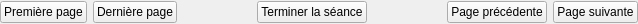
<?xml version="1.0" encoding="UTF-8"?>
<ui version="4.0">
 <class>SessionControlWidget</class>
 <widget class="QWidget" name="SessionControlWidget">
  <property name="geometry">
   <rect>
    <x>0</x>
    <y>0</y>
    <width>638</width>
    <height>24</height>
   </rect>
  </property>
  <property name="windowTitle">
   <string>Form</string>
  </property>
  <layout class="QHBoxLayout" name="horizontalLayout">
   <property name="margin">
    <number>0</number>
   </property>
   <item>
    <widget class="QPushButton" name="btnFirst">
     <property name="text">
      <string>Première page</string>
     </property>
     <property name="icon">
      <iconset resource="../ressources.qrc">
       <normaloff>:/images/first-icon.png</normaloff>:/images/first-icon.png</iconset>
     </property>
    </widget>
   </item>
   <item>
    <widget class="QPushButton" name="btnLast">
     <property name="text">
      <string>Dernière page</string>
     </property>
     <property name="icon">
      <iconset resource="../ressources.qrc">
       <normaloff>:/images/last-icon.png</normaloff>:/images/last-icon.png</iconset>
     </property>
    </widget>
   </item>
   <item>
    <spacer name="horizontalSpacer_2">
     <property name="orientation">
      <enum>Qt::Horizontal</enum>
     </property>
     <property name="sizeType">
      <enum>QSizePolicy::MinimumExpanding</enum>
     </property>
     <property name="sizeHint" stdset="0">
      <size>
       <width>40</width>
       <height>20</height>
      </size>
     </property>
    </spacer>
   </item>
   <item>
    <widget class="QPushButton" name="btnFinish">
     <property name="text">
      <string>Terminer la séance</string>
     </property>
     <property name="icon">
      <iconset resource="../ressources.qrc">
       <normaloff>:/images/checkround-icon.png</normaloff>:/images/checkround-icon.png</iconset>
     </property>
    </widget>
   </item>
   <item>
    <spacer name="horizontalSpacer">
     <property name="orientation">
      <enum>Qt::Horizontal</enum>
     </property>
     <property name="sizeType">
      <enum>QSizePolicy::MinimumExpanding</enum>
     </property>
     <property name="sizeHint" stdset="0">
      <size>
       <width>40</width>
       <height>20</height>
      </size>
     </property>
    </spacer>
   </item>
   <item>
    <widget class="QPushButton" name="btnPrevious">
     <property name="text">
      <string>Page précédente</string>
     </property>
     <property name="icon">
      <iconset resource="../ressources.qrc">
       <normaloff>:/images/leftarrow-icon.png</normaloff>:/images/leftarrow-icon.png</iconset>
     </property>
    </widget>
   </item>
   <item>
    <widget class="QPushButton" name="btnNext">
     <property name="text">
      <string>Page suivante</string>
     </property>
     <property name="icon">
      <iconset resource="../ressources.qrc">
       <normaloff>:/images/rightarrow-icon.png</normaloff>:/images/rightarrow-icon.png</iconset>
     </property>
    </widget>
   </item>
  </layout>
 </widget>
 <resources>
  <include location="../ressources.qrc"/>
 </resources>
 <connections/>
</ui>
